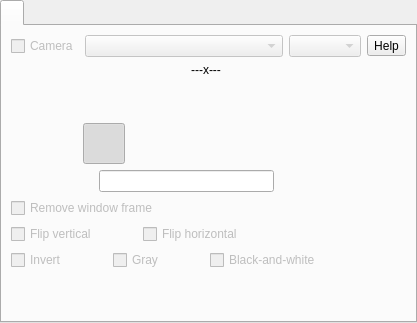
      <widget class="QWidget" name="tabSidebarCamera">
       <attribute name="icon">
        <iconset resource="screencast.qrc">
         <normaloff>:/pictures/camera/camera-sidebar.png</normaloff>:/pictures/camera/camera-sidebar.png</iconset>
       </attribute>
       <attribute name="title">
        <string notr="true"/>
       </attribute>
       <attribute name="toolTip">
        <string>Camera</string>
       </attribute>
       <layout class="QVBoxLayout" name="verticalLayout_17">
        <property name="spacing">
         <number>0</number>
        </property>
        <property name="leftMargin">
         <number>0</number>
        </property>
        <property name="topMargin">
         <number>0</number>
        </property>
        <property name="rightMargin">
         <number>0</number>
        </property>
        <property name="bottomMargin">
         <number>0</number>
        </property>
        <item>
         <widget class="QTabWidget" name="tabWidgetCamera">
          <property name="toolTip">
           <string notr="true"/>
          </property>
          <property name="currentIndex">
           <number>0</number>
          </property>
          <property name="iconSize">
           <size>
            <width>48</width>
            <height>48</height>
           </size>
          </property>
          <widget class="QWidget" name="tabCamera">
           <property name="toolTip">
            <string notr="true"/>
           </property>
           <attribute name="icon">
            <iconset resource="screencast.qrc">
             <normaloff>:/pictures/camera/camera.png</normaloff>:/pictures/camera/camera.png</iconset>
           </attribute>
           <attribute name="title">
            <string notr="true"/>
           </attribute>
           <layout class="QVBoxLayout" name="verticalLayout_16">
            <item>
             <layout class="QGridLayout" name="gridLayout_4">
              <property name="leftMargin">
               <number>0</number>
              </property>
              <item row="2" column="1" colspan="2">
               <layout class="QHBoxLayout" name="horizontalLayout_zoom">
                <property name="spacing">
                 <number>12</number>
                </property>
                <property name="leftMargin">
                 <number>0</number>
                </property>
               </layout>
              </item>
              <item row="1" column="0">
               <widget class="QLabel" name="label_camera_window_resize">
                <property name="enabled">
                 <bool>true</bool>
                </property>
                <property name="maximumSize">
                 <size>
                  <width>34</width>
                  <height>34</height>
                 </size>
                </property>
                <property name="text">
                 <string notr="true"/>
                </property>
                <property name="pixmap">
                 <pixmap resource="screencast.qrc">:/pictures/camera/window-resize.png</pixmap>
                </property>
                <property name="scaledContents">
                 <bool>true</bool>
                </property>
               </widget>
              </item>
              <item row="5" column="0" colspan="3">
               <layout class="QHBoxLayout" name="horizontalLayout_42">
                <property name="leftMargin">
                 <number>0</number>
                </property>
                <item>
                 <widget class="QCheckBox" name="checkBoxCameraWindowFrame">
                  <property name="enabled">
                   <bool>false</bool>
                  </property>
                  <property name="text">
                   <string>Remove window frame</string>
                  </property>
                 </widget>
                </item>
               </layout>
              </item>
              <item row="1" column="1" colspan="2">
               <layout class="QHBoxLayout" name="horizontalLayout_66">
                <property name="leftMargin">
                 <number>0</number>
                </property>
                <item>
                 <layout class="QHBoxLayout" name="horizontalLayout_45">
                  <property name="spacing">
                   <number>12</number>
                  </property>
                 </layout>
                </item>
                <item>
                 <widget class="QLabel" name="labelCameraWindowSize">
                  <property name="enabled">
                   <bool>true</bool>
                  </property>
                  <property name="text">
                   <string notr="true">---x---</string>
                  </property>
                  <property name="alignment">
                   <set>Qt::AlignmentFlag::AlignCenter</set>
                  </property>
                 </widget>
                </item>
               </layout>
              </item>
              <item row="0" column="0" colspan="3">
               <layout class="QHBoxLayout" name="horizontalLayout_63">
                <property name="leftMargin">
                 <number>0</number>
                </property>
                <item>
                 <widget class="QCheckBox" name="checkBoxCameraOnOff">
                  <property name="enabled">
                   <bool>false</bool>
                  </property>
                  <property name="toolTip">
                   <string notr="true">CTRL+SHIFT+F8</string>
                  </property>
                  <property name="text">
                   <string>Camera</string>
                  </property>
                 </widget>
                </item>
                <item>
                 <widget class="QComboBox" name="comboBoxCamera">
                  <property name="enabled">
                   <bool>false</bool>
                  </property>
                  <property name="sizePolicy">
                   <sizepolicy hsizetype="MinimumExpanding" vsizetype="Fixed">
                    <horstretch>0</horstretch>
                    <verstretch>0</verstretch>
                   </sizepolicy>
                  </property>
                  <property name="currentText">
                   <string notr="true"/>
                  </property>
                  <property name="sizeAdjustPolicy">
                   <enum>QComboBox::SizeAdjustPolicy::AdjustToContents</enum>
                  </property>
                 </widget>
                </item>
                <item>
                 <widget class="QComboBox" name="comboBoxCameraResolution">
                  <property name="enabled">
                   <bool>false</bool>
                  </property>
                  <property name="sizeAdjustPolicy">
                   <enum>QComboBox::SizeAdjustPolicy::AdjustToContents</enum>
                  </property>
                 </widget>
                </item>
               </layout>
              </item>
              <item row="3" column="0" colspan="3">
               <layout class="QHBoxLayout" name="horizontalLayout_65">
                <property name="spacing">
                 <number>0</number>
                </property>
                <property name="leftMargin">
                 <number>0</number>
                </property>
                <item>
                 <spacer name="horizontalSpacer_41">
                  <property name="orientation">
                   <enum>Qt::Orientation::Horizontal</enum>
                  </property>
                  <property name="sizeHint" stdset="0">
                   <size>
                    <width>40</width>
                    <height>20</height>
                   </size>
                  </property>
                 </spacer>
                </item>
                <item>
                 <widget class="QToolButton" name="toolButton_camera_view_rectangle">
                  <property name="text">
                   <string notr="true"/>
                  </property>
                  <property name="icon">
                   <iconset resource="screencast.qrc">
                    <normaloff>:/pictures/camera/window-rectangle-off.png</normaloff>
                    <normalon>:/pictures/camera/window-rectangle-on.png</normalon>:/pictures/camera/window-rectangle-off.png</iconset>
                  </property>
                  <property name="iconSize">
                   <size>
                    <width>34</width>
                    <height>34</height>
                   </size>
                  </property>
                  <property name="checkable">
                   <bool>true</bool>
                  </property>
                  <property name="checked">
                   <bool>true</bool>
                  </property>
                  <property name="autoExclusive">
                   <bool>true</bool>
                  </property>
                  <property name="autoRaise">
                   <bool>true</bool>
                  </property>
                 </widget>
                </item>
                <item>
                 <spacer name="horizontalSpacer_35">
                  <property name="orientation">
                   <enum>Qt::Orientation::Horizontal</enum>
                  </property>
                  <property name="sizeType">
                   <enum>QSizePolicy::Policy::Preferred</enum>
                  </property>
                  <property name="sizeHint" stdset="0">
                   <size>
                    <width>40</width>
                    <height>20</height>
                   </size>
                  </property>
                 </spacer>
                </item>
                <item>
                 <widget class="QToolButton" name="toolButton_camera_view_ellipse">
                  <property name="text">
                   <string notr="true"/>
                  </property>
                  <property name="icon">
                   <iconset resource="screencast.qrc">
                    <normaloff>:/pictures/camera/window-ellipse-off.png</normaloff>
                    <normalon>:/pictures/camera/window-ellipse-on.png</normalon>:/pictures/camera/window-ellipse-off.png</iconset>
                  </property>
                  <property name="iconSize">
                   <size>
                    <width>34</width>
                    <height>34</height>
                   </size>
                  </property>
                  <property name="checkable">
                   <bool>true</bool>
                  </property>
                  <property name="autoExclusive">
                   <bool>true</bool>
                  </property>
                  <property name="autoRaise">
                   <bool>true</bool>
                  </property>
                 </widget>
                </item>
                <item>
                 <spacer name="horizontalSpacer_36">
                  <property name="orientation">
                   <enum>Qt::Orientation::Horizontal</enum>
                  </property>
                  <property name="sizeType">
                   <enum>QSizePolicy::Policy::Preferred</enum>
                  </property>
                  <property name="sizeHint" stdset="0">
                   <size>
                    <width>40</width>
                    <height>20</height>
                   </size>
                  </property>
                 </spacer>
                </item>
                <item>
                 <widget class="QToolButton" name="toolButton_camera_view_circle">
                  <property name="text">
                   <string notr="true"/>
                  </property>
                  <property name="icon">
                   <iconset resource="screencast.qrc">
                    <normaloff>:/pictures/camera/window-circle-off.png</normaloff>
                    <normalon>:/pictures/camera/window-circle-on.png</normalon>:/pictures/camera/window-circle-off.png</iconset>
                  </property>
                  <property name="iconSize">
                   <size>
                    <width>34</width>
                    <height>34</height>
                   </size>
                  </property>
                  <property name="checkable">
                   <bool>true</bool>
                  </property>
                  <property name="autoExclusive">
                   <bool>true</bool>
                  </property>
                  <property name="autoRaise">
                   <bool>true</bool>
                  </property>
                 </widget>
                </item>
                <item>
                 <spacer name="horizontalSpacer_37">
                  <property name="orientation">
                   <enum>Qt::Orientation::Horizontal</enum>
                  </property>
                  <property name="sizeHint" stdset="0">
                   <size>
                    <width>40</width>
                    <height>20</height>
                   </size>
                  </property>
                 </spacer>
                </item>
               </layout>
              </item>
              <item row="2" column="0">
               <widget class="QLabel" name="label_camera_window_zoom">
                <property name="minimumSize">
                 <size>
                  <width>34</width>
                  <height>34</height>
                 </size>
                </property>
                <property name="maximumSize">
                 <size>
                  <width>34</width>
                  <height>34</height>
                 </size>
                </property>
                <property name="text">
                 <string notr="true"/>
                </property>
                <property name="pixmap">
                 <pixmap resource="screencast.qrc">:/pictures/systray/magnification.png</pixmap>
                </property>
                <property name="scaledContents">
                 <bool>true</bool>
                </property>
               </widget>
              </item>
              <item row="7" column="0" colspan="3">
               <layout class="QHBoxLayout" name="horizontalLayout_14">
                <property name="leftMargin">
                 <number>0</number>
                </property>
                <item>
                 <widget class="QCheckBox" name="checkBoxCameraInvert">
                  <property name="enabled">
                   <bool>false</bool>
                  </property>
                  <property name="text">
                   <string>Invert</string>
                  </property>
                 </widget>
                </item>
                <item>
                 <spacer name="horizontalSpacer_39">
                  <property name="orientation">
                   <enum>Qt::Orientation::Horizontal</enum>
                  </property>
                  <property name="sizeType">
                   <enum>QSizePolicy::Policy::Minimum</enum>
                  </property>
                  <property name="sizeHint" stdset="0">
                   <size>
                    <width>40</width>
                    <height>20</height>
                   </size>
                  </property>
                 </spacer>
                </item>
                <item>
                 <widget class="QCheckBox" name="checkBoxCameraGray">
                  <property name="enabled">
                   <bool>false</bool>
                  </property>
                  <property name="text">
                   <string>Gray</string>
                  </property>
                 </widget>
                </item>
                <item>
                 <spacer name="horizontalSpacer_40">
                  <property name="orientation">
                   <enum>Qt::Orientation::Horizontal</enum>
                  </property>
                  <property name="sizeType">
                   <enum>QSizePolicy::Policy::Minimum</enum>
                  </property>
                  <property name="sizeHint" stdset="0">
                   <size>
                    <width>40</width>
                    <height>20</height>
                   </size>
                  </property>
                 </spacer>
                </item>
                <item>
                 <widget class="QCheckBox" name="checkBoxCameraMono">
                  <property name="enabled">
                   <bool>false</bool>
                  </property>
                  <property name="text">
                   <string>Black-and-white</string>
                  </property>
                 </widget>
                </item>
                <item>
                 <spacer name="horizontalSpacer_33">
                  <property name="orientation">
                   <enum>Qt::Orientation::Horizontal</enum>
                  </property>
                  <property name="sizeHint" stdset="0">
                   <size>
                    <width>40</width>
                    <height>20</height>
                   </size>
                  </property>
                 </spacer>
                </item>
               </layout>
              </item>
              <item row="6" column="0" colspan="3">
               <layout class="QHBoxLayout" name="horizontalLayout_12">
                <property name="leftMargin">
                 <number>0</number>
                </property>
                <item>
                 <widget class="QCheckBox" name="checkBoxCameraMirrorVertical">
                  <property name="enabled">
                   <bool>false</bool>
                  </property>
                  <property name="text">
                   <string>Flip vertical</string>
                  </property>
                 </widget>
                </item>
                <item>
                 <spacer name="horizontalSpacer_38">
                  <property name="orientation">
                   <enum>Qt::Orientation::Horizontal</enum>
                  </property>
                  <property name="sizeType">
                   <enum>QSizePolicy::Policy::Minimum</enum>
                  </property>
                  <property name="sizeHint" stdset="0">
                   <size>
                    <width>40</width>
                    <height>20</height>
                   </size>
                  </property>
                 </spacer>
                </item>
                <item>
                 <widget class="QCheckBox" name="checkBoxCameraMirrorHorizontal">
                  <property name="enabled">
                   <bool>false</bool>
                  </property>
                  <property name="text">
                   <string>Flip horizontal</string>
                  </property>
                 </widget>
                </item>
                <item>
                 <spacer name="horizontalSpacer_7">
                  <property name="orientation">
                   <enum>Qt::Orientation::Horizontal</enum>
                  </property>
                  <property name="sizeHint" stdset="0">
                   <size>
                    <width>40</width>
                    <height>20</height>
                   </size>
                  </property>
                 </spacer>
                </item>
               </layout>
              </item>
              <item row="0" column="3" alignment="Qt::AlignmentFlag::AlignTop">
               <widget class="QToolButton" name="help_camera_camera">
                <property name="toolTip">
                 <string>Help</string>
                </property>
                <property name="text">
                 <string notr="true">Help</string>
                </property>
               </widget>
              </item>
              <item row="4" column="0" colspan="3">
               <layout class="QHBoxLayout" name="horizontalLayout_69" stretch="1,2,1">
                <item>
                 <spacer name="horizontalSpacer_18">
                  <property name="orientation">
                   <enum>Qt::Orientation::Horizontal</enum>
                  </property>
                  <property name="sizeHint" stdset="0">
                   <size>
                    <width>40</width>
                    <height>20</height>
                   </size>
                  </property>
                 </spacer>
                </item>
                <item>
                 <widget class="QLineEdit" name="lineEditCameraTitle">
                  <property name="toolTip">
                   <string notr="true"/>
                  </property>
                  <property name="inputMask">
                   <string notr="true"/>
                  </property>
                  <property name="text">
                   <string notr="true"/>
                  </property>
                  <property name="alignment">
                   <set>Qt::AlignmentFlag::AlignCenter</set>
                  </property>
                  <property name="placeholderText">
                   <string notr="true"/>
                  </property>
                 </widget>
                </item>
                <item>
                 <spacer name="horizontalSpacer_43">
                  <property name="orientation">
                   <enum>Qt::Orientation::Horizontal</enum>
                  </property>
                  <property name="sizeHint" stdset="0">
                   <size>
                    <width>40</width>
                    <height>20</height>
                   </size>
                  </property>
                 </spacer>
                </item>
               </layout>
              </item>
             </layout>
            </item>
            <item>
             <spacer name="verticalSpacer_7">
              <property name="orientation">
               <enum>Qt::Orientation::Vertical</enum>
              </property>
              <property name="sizeHint" stdset="0">
               <size>
                <width>20</width>
                <height>40</height>
               </size>
              </property>
             </spacer>
            </item>
           </layout>
          </widget>
         </widget>
        </item>
       </layout>
      </widget>
